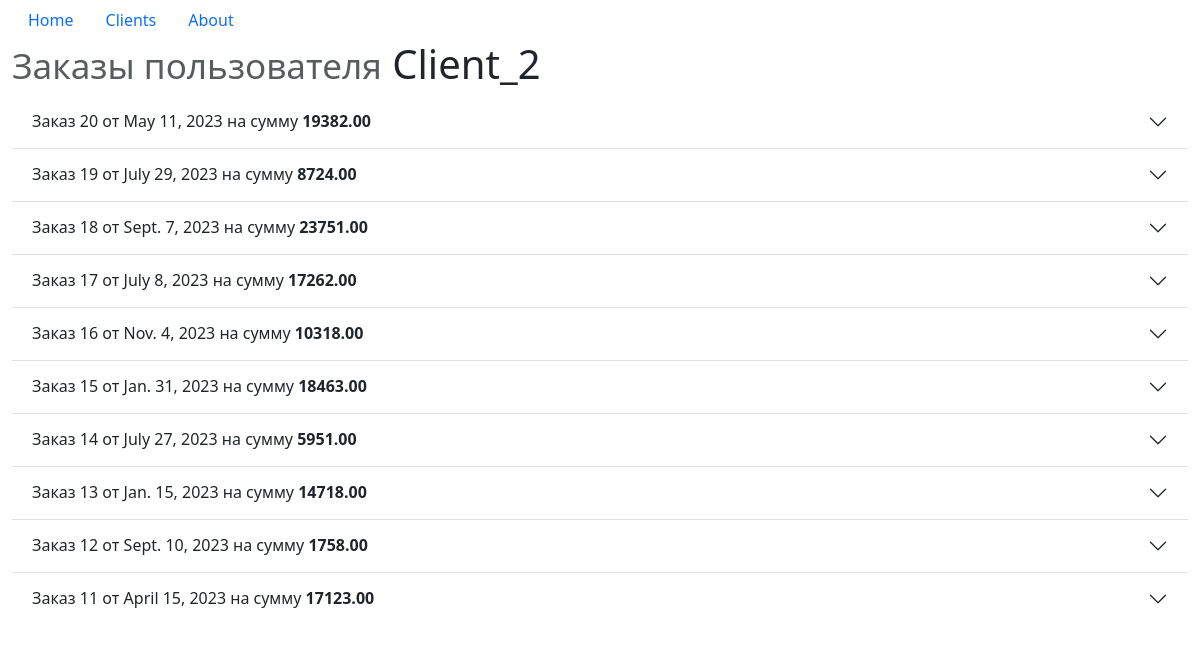
The app's page /clients/orders/2/ with its own data.
### hw3_app/models.py (models this page shows, shortened)
class Client(models.Model):
    client_name = models.CharField(max_length=100, null=False)
    email = models.EmailField()
    password = models.CharField(max_length=100, null=False)
    phone = models.CharField(max_length=50, null=True)
    address = models.TextField(null=True)
    reg_date = models.DateField(auto_now_add=True)  # фиксируем создание
    class Meta:
        ordering = ['client_name']
        indexes = [
            models.Index(fields=['client_name']),
            models.Index(fields=['-reg_date']),
        ]

class OrderProducts(models.Model):
    order = models.ForeignKey(Order, on_delete=models.CASCADE)
    product = models.ForeignKey(Product, on_delete=models.PROTECT)
    product_count = models.IntegerField(default=1, validators=[MinValueValidator(1)])

class Order(models.Model):
    order_date = models.DateField(auto_now_add=True)
    cost = models.DecimalField(max_digits=10, decimal_places=2, default=0, validators=[MinValueValidator(0)])
    client = models.ForeignKey(Client, on_delete=models.CASCADE)
    products = models.ManyToManyField(Product, through='OrderProducts')

### hw3_app/views.py (the view)
# urls.py: path('clients/orders/<int:client_id>/', views.client_orders, name='client_orders'),
def client_orders(request, client_id):
    client = get_object_or_404(Client, pk=client_id)
    order_prods = OrderProducts.objects.select_related('product').select_related('order').filter(
        order__client_id=client_id).order_by('-order_id')
    order_prods = order_prods.annotate(prod_cost=F('product__price') * F('product_count'))
    context = {
        'client_name': client.client_name,
        'orders': order_prods,
    }
    return render(request, 'client_orders.html', context)

### hw3_app/templates/client_orders.html (shortened to what this page needs)
{% extends 'base.html' %}
{% block content %}
<h1><small class="text-muted">Заказы пользователя</small> {{ client_name }}</h1>
{% if orders %}
<div class="accordion accordion-flush" id="accordionOrders">
    {% for ord in orders %}
        {% ifchanged ord.order.id %}
            {% if not forloop.first %}
            </div>
            {% endif %}
        <div class="accordion-item">
            <h2 class="accordion-header" id="flush-heading{{ ord.order.id }}">
                <button class="accordion-button collapsed" type="button" data-bs-toggle="collapse"
                        data-bs-target="#flush-collapse{{ ord.order.id }}" aria-expanded="false" aria-controls="flush-collapse{{ ord.order.id }}">
                    Заказ {{ ord.order.id }} от {{ ord.order.order_date }} на сумму&nbsp;<strong>{{ ord.order.cost }}</strong>
                </button>
            </h2>
        {% endifchanged %}
    {% endfor %}
    </div>
</div>
{% else %}
    <div class="alert-warning">Данные отсутствуют!</div>
{% endif %}
{% endblock %}

### records on screen
Client: client_name "Client_2"
OrderProducts: order.id "20", order.order_date "May 11, 2023", order.cost "19382.00"
OrderProducts: order.id "19", order.order_date "July 29, 2023", order.cost "8724.00"
OrderProducts: order.id "18", order.order_date "Sept. 7, 2023", order.cost "23751.00"
OrderProducts: order.id "17", order.order_date "July 8, 2023", order.cost "17262.00"
OrderProducts: order.id "16", order.order_date "Nov. 4, 2023", order.cost "10318.00"
OrderProducts: order.id "15", order.order_date "Jan. 31, 2023", order.cost "18463.00"
OrderProducts: order.id "14", order.order_date "July 27, 2023", order.cost "5951.00"
OrderProducts: order.id "13", order.order_date "Jan. 15, 2023", order.cost "14718.00"
OrderProducts: order.id "12", order.order_date "Sept. 10, 2023", order.cost "1758.00"
OrderProducts: order.id "11", order.order_date "April 15, 2023", order.cost "17123.00"
